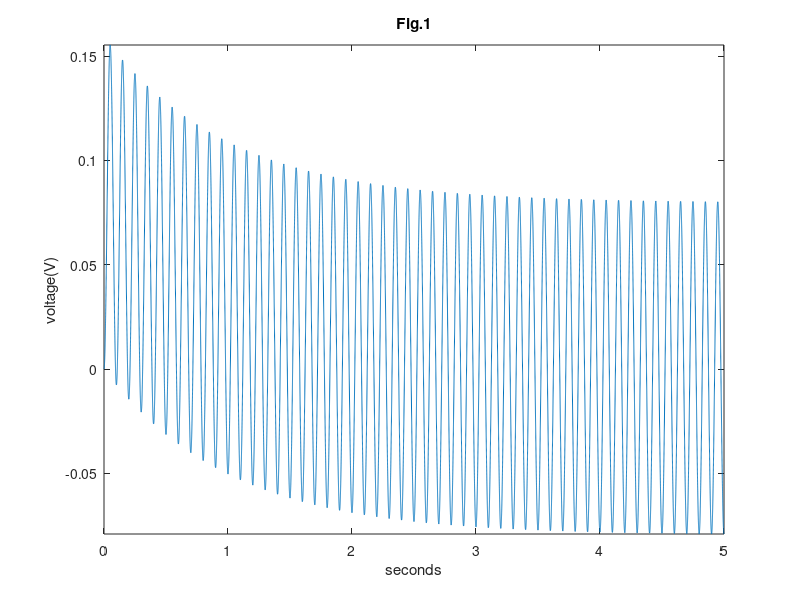

MATLAB code to generate this figure: (Note: this script raises an error after producing the figure.)
% (a) write down the loop equation in terms of Vc(t), e(t), R and C.
% (b) [Fig.1] R=10.^4, C=10.^-4, e(t)=5.*sin(20.*pi.*t). Plot Vc(t)
% (c) [Fig.2] R=10.^4, C=10.^-4, square wave. Plot Vc(t).
% (d) [Fig.3] R=100, C=10.^-6, triangular wave. Plot VR(t).

% Vc(t) = e(t) - R.*C.*Vc'(t)
% Vc'(t) = (e(t)-Vc(t))./(R.*C)
clc;

% (b) [Fig.1] R=10.^4, C=10.^-4, e(t)=5.*sin(20.*pi.*t). Plot Vc(t)
clear all;
h=10.^-4;
R=10.^4;
C=10.^-4;
t(1) = 0;
v(1) = 0;
e = @(T) 5.*sin(20.*pi.*T);
VdT1 = @(T,V) (e(T)-V)./(R.*C);       
for i=1:5./h
    k1 = h.*VdT1(t(i), v(i));
    k2 = h.*VdT1(t(i)+0.5*h, v(i)+k1./2);
    k3 = h.*VdT1(t(i)+0.5*h, v(i)+k2./2);
    k4 = h.*VdT1(t(i)+h, v(i)+k3);
    t(i+1) = t(i) + h;
    v(i+1) = v(i) + (k1+2.*k2+2.*k3+k4)./6;
end
figure(1)
plot(t,v)
title('Fig.1')
xlabel('seconds')
ylabel('voltage(V)')
axis([0 5 -Inf Inf])

% (c) [Fig.2] R=10.^4, C=10.^-4, square wave. Plot Vc(t).
clear all;
h=10.^-4;
R=10.^4;
C=10.^-4;
t(1) = 0;
v(1) = 0;
VdT1 = @(T,V) (squareWave(T)-V)./(R.*C);       
for i=1:5./h
    k1 = h.*VdT1(t(i), v(i));
    k2 = h.*VdT1(t(i)+0.5*h, v(i)+k1./2);
    k3 = h.*VdT1(t(i)+0.5*h, v(i)+k2./2);
    k4 = h.*VdT1(t(i)+h, v(i)+k3);
    t(i+1) = t(i) + h;
    v(i+1) = v(i) + (k1+2.*k2+2.*k3+k4)./6;
end
figure(2)
plot(t,v)
title('Fig.2')
xlabel('seconds')
ylabel('voltage(V)')
axis([0 5 -Inf Inf])

% (d) [Fig.3] R=100, C=10.^-6, triangular wave. Plot VR(t).
clear all;
h=10.^-4;
R=100;
C=10.^-6;
t(1) = 0;
v(1) = 0;
VR(1) = 0;
VdT1 = @(T,V) (triangularWave(T)-V)./(R.*C);       
for i=1:1./h
    k1 = h.*VdT1(t(i), v(i));
    k2 = h.*VdT1(t(i)+0.5*h, v(i)+k1./2);
    k3 = h.*VdT1(t(i)+0.5*h, v(i)+k2./2);
    k4 = h.*VdT1(t(i)+h, v(i)+k3);
    t(i+1) = t(i) + h;
    v(i+1) = v(i) + (k1+2.*k2+2.*k3+k4)./6;
    
    VR(i+1) = triangularWave(t(i+1)) - v(i+1);
end
figure(3)
plot(t,VR)
title('Fig.3')
xlabel('seconds')
ylabel('voltage(V)')